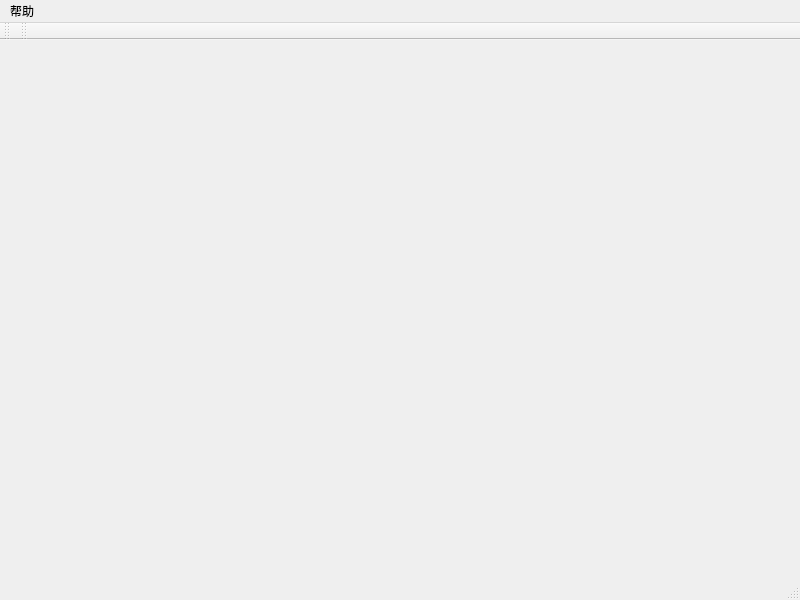
<?xml version="1.0" encoding="UTF-8"?>
<ui version="4.0">
 <class>MainWindow</class>
 <widget class="QMainWindow" name="MainWindow">
  <property name="geometry">
   <rect>
    <x>0</x>
    <y>0</y>
    <width>800</width>
    <height>600</height>
   </rect>
  </property>
  <property name="windowTitle">
   <string>MainWindow</string>
  </property>
  <widget class="QWidget" name="centralwidget"/>
  <widget class="QMenuBar" name="menubar">
   <property name="geometry">
    <rect>
     <x>0</x>
     <y>0</y>
     <width>800</width>
     <height>21</height>
    </rect>
   </property>
   <widget class="QMenu" name="menu">
    <property name="title">
     <string>帮助</string>
    </property>
   </widget>
   <addaction name="menu"/>
  </widget>
  <widget class="QStatusBar" name="statusbar"/>
  <widget class="QToolBar" name="toolBar">
   <property name="windowTitle">
    <string>toolBar</string>
   </property>
   <attribute name="toolBarArea">
    <enum>TopToolBarArea</enum>
   </attribute>
   <attribute name="toolBarBreak">
    <bool>false</bool>
   </attribute>
  </widget>
  <widget class="QToolBar" name="toolBar_2">
   <property name="windowTitle">
    <string>toolBar_2</string>
   </property>
   <attribute name="toolBarArea">
    <enum>TopToolBarArea</enum>
   </attribute>
   <attribute name="toolBarBreak">
    <bool>false</bool>
   </attribute>
  </widget>
 </widget>
 <resources/>
 <connections/>
</ui>
